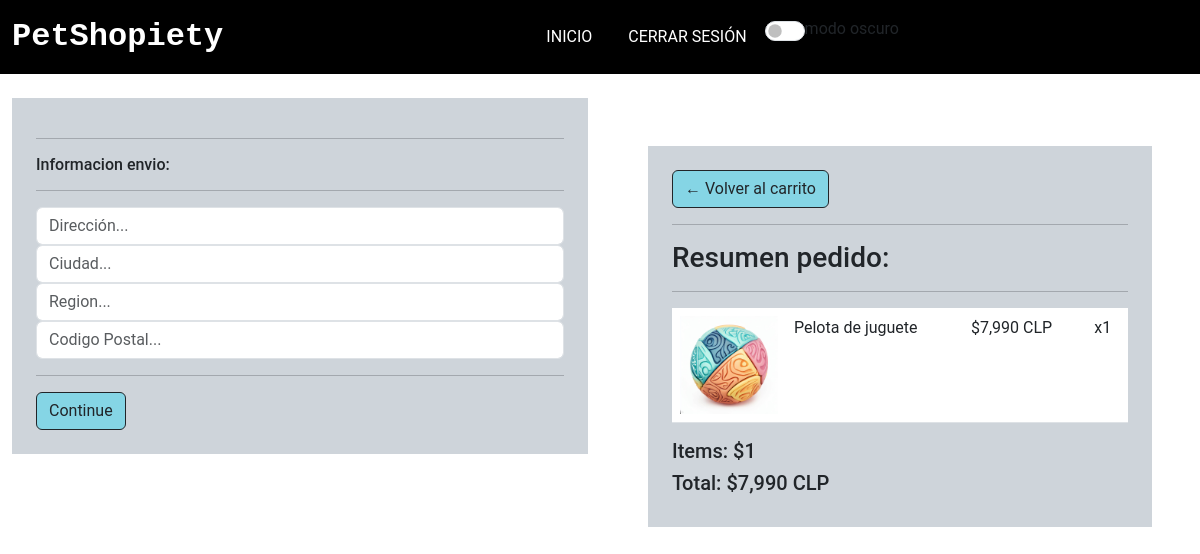
Before: /checkout (signed in) with the older database file.
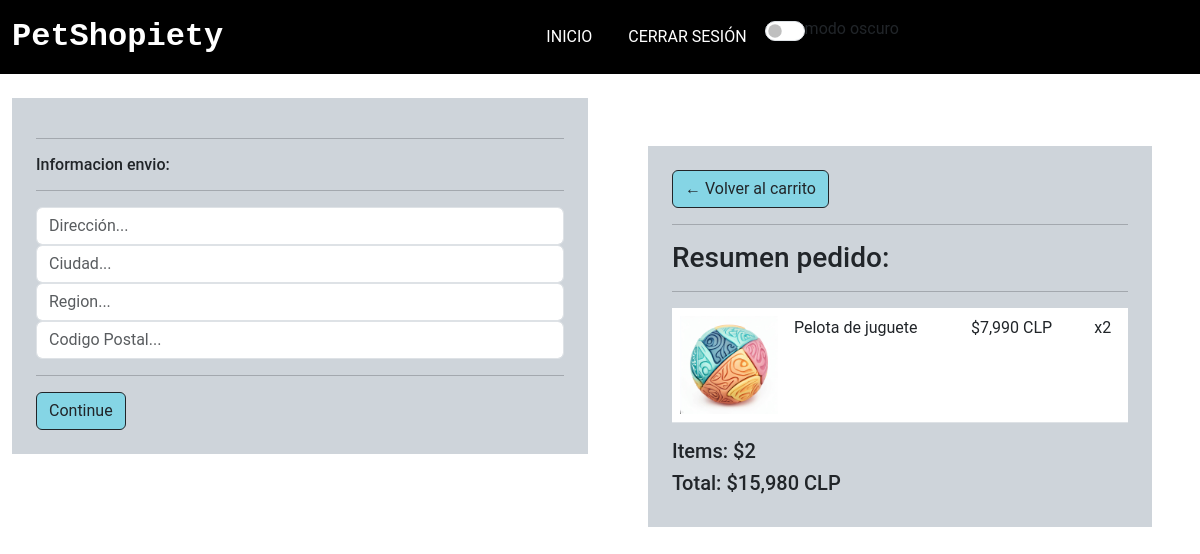
After: the same page with the newer database file.
### apps/PetShopiety/models.py (models this page shows, shortened)
class ItemsOrden(models.Model):
    producto = models.ForeignKey(
        Producto, on_delete=models.SET_NULL, blank=True, null=True)
    orden = models.ForeignKey(
        Orden, on_delete=models.SET_NULL, blank=True, null=True)
    cantidad = models.IntegerField(default=0, null=True, blank=True)
    fecha_agregada = models.DateTimeField(auto_now=True)
    @property
    def obtener_total(self):
        total = self.producto.precio * self.cantidad
        return total

class Orden(models.Model):
    comprador = models.ForeignKey(
        Comprador, on_delete=models.SET_NULL, blank=True, null=True)
    fecha_orden = models.DateTimeField(auto_now_add=True)
    completado = models.BooleanField(max_length=200, null=True)
    id_transaccion = models.CharField(max_length=200, null=True)
    @property
    def shipping(self):
        shipping = True
        return shipping
    @property
    def obtener_total_carrito(self):
        itemsorden = self.itemsorden_set.all()
        total = sum([item.obtener_total for item in itemsorden])
        return total
    @property
    def obtener_total_items(self):
        itemsorden = self.itemsorden_set.all()
        total = sum([item.cantidad for item in itemsorden])
        return total

class Producto(models.Model):
    sku = models.IntegerField(primary_key=True)
    nombre = models.CharField(max_length=50)
    stock = models.IntegerField()
    precio = models.IntegerField()
    descripcion = models.CharField(max_length=200)
    id_cat = models.ForeignKey(Categoria, on_delete=models.CASCADE)
    img_url = models.ImageField(upload_to='imagenesProducto')

### apps/PetShopiety/views.py (the view)
# urls.py: path('checkout', views.cargarCheckOut),
@csrf_exempt
def cargarCheckOut(request):
    if request.user.is_authenticated:
        comprador = request.user.comprador
        orden, created = Orden.objects.get_or_create(
            comprador=comprador, completado=False)
        items = orden.itemsorden_set.all()
        cartItems = orden.obtener_total_items
    else:
        items = []
        orden = {"obtener_total_carrito": 0,
                 "obtener_total_items": 0, 'shipping': False}
        cartItems = orden['obtener_total_items']
    return render(request, "checkout.html", {"items": items, "orden": orden, 'cartItems:': cartItems})

### apps/PetShopiety/templates/checkout.html (shortened to what the changed rows need)
<!DOCTYPE html>
<html lang="en">
{%load static%}
{%load humanize%}
<head>
    <link href="https://cdn.jsdelivr.net/npm/bootstrap@5.3.0-alpha3/dist/css/bootstrap.min.css" rel="stylesheet"
 />
    <link rel="stylesheet" href="https://cdn.jsdelivr.net/npm/bootstrap-icons@1.10.5/font/bootstrap-icons.css">
    {%block head%}
    <link rel="stylesheet" href="{% static 'css/style.css' %}">
    {%endblock%}
</head>
<body class="">
    <main class="py-md-0">
        <div class="container-fluid">
            <div class="row">
                <div class="col-lg-6 p-5">
                    <div class="container p-4 bg-dark-subtle border-2">
                        <a class="btn btn-outline-dark" href="/carrito">&#x2190; Volver al carrito</a>
                        <hr>
                        <h3>Resumen pedido:</h3>
                        <hr>
                        <div class="table-responsive">
                            <table class="table">
                                {%for item in items %}
                                <tbody>
                                    <td class="w-25"><img class="w-100" src="{{item.producto.img_url.url}}"></td>
                                    <td>
                                        <p>{{item.producto.nombre}}</p>
                                    </td>
                                    <td>
                                        <p>${{item.producto.precio|intcomma}} CLP</p>
                                    </td>
                                    <td>
                                        <p>x{{item.cantidad}}</p>
                                    </td>
                                </tbody>
                                {%endfor%}
                            </table>
                        </div>
                        <h5>Items: ${{orden.obtener_total_items}}</h5>
                        <h5>Total: ${{orden.obtener_total_carrito|intcomma}} CLP</h5>
                    </div>
                </div>
            </div>
        </div>
    </main>
</body>
</html>

Changed rows visible on the page:
changed ItemsOrden "Pelota de juguete": cantidad "1" → "2"
changed through a linked row, Orden: obtener_total_items "1" → "2"; obtener_total_carrito "7,990" → "15,980"
